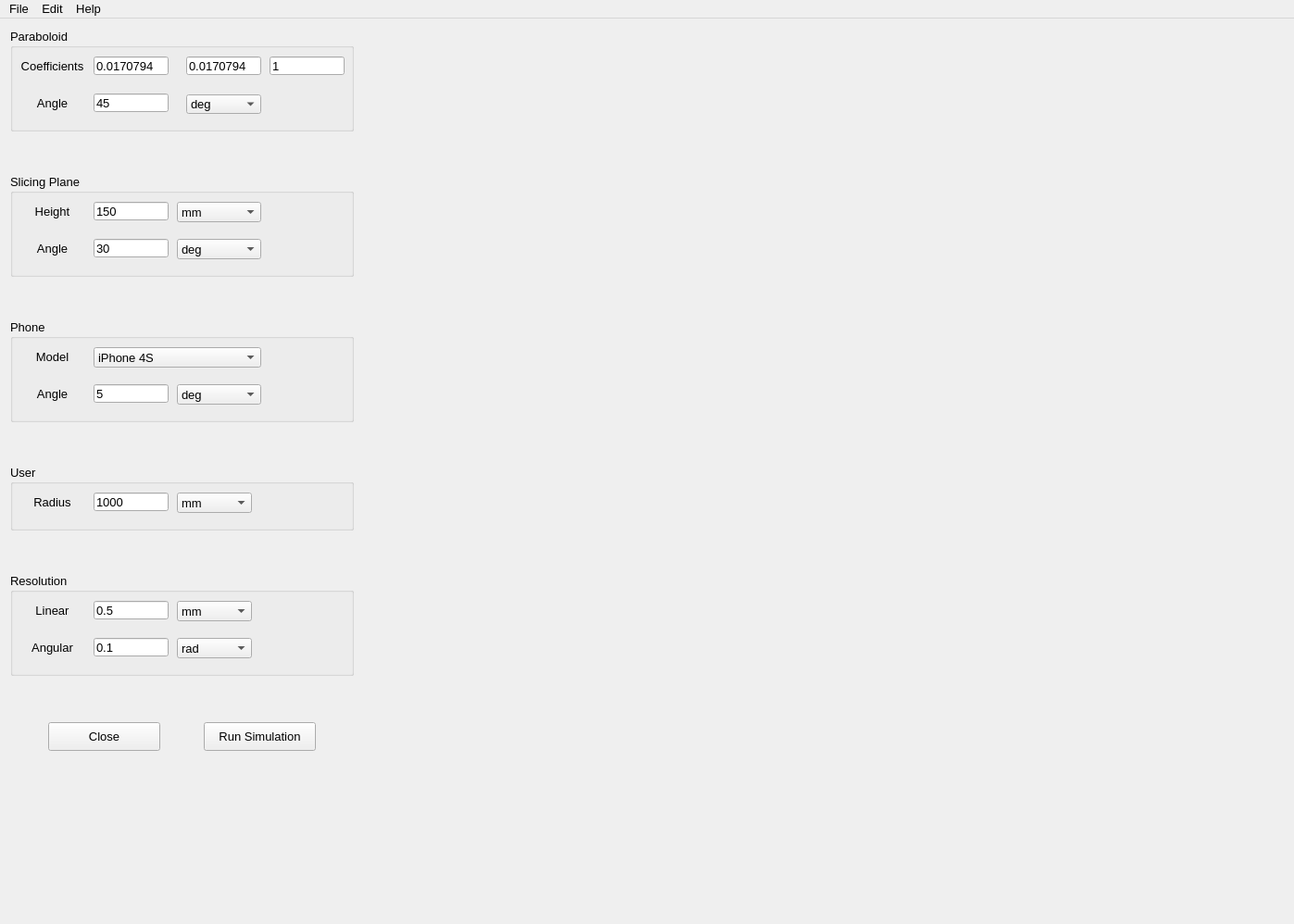
<?xml version="1.0" encoding="UTF-8"?>
<ui version="4.0">
 <class>MainWindow</class>
 <widget class="QMainWindow" name="MainWindow">
  <property name="geometry">
   <rect>
    <x>0</x>
    <y>0</y>
    <width>1397</width>
    <height>998</height>
   </rect>
  </property>
  <property name="minimumSize">
   <size>
    <width>1397</width>
    <height>998</height>
   </size>
  </property>
  <property name="font">
   <font>
    <pointsize>10</pointsize>
   </font>
  </property>
  <property name="windowTitle">
   <string>Amphora Simulation</string>
  </property>
  <widget class="QWidget" name="centralWidget">
   <property name="minimumSize">
    <size>
     <width>1397</width>
     <height>977</height>
    </size>
   </property>
   <layout class="QHBoxLayout" name="horizontalLayout">
    <item>
     <layout class="QVBoxLayout" name="layoutLeftColumn">
      <property name="sizeConstraint">
       <enum>QLayout::SetFixedSize</enum>
      </property>
      <item>
       <layout class="QVBoxLayout" name="layoutVariables">
        <item>
         <widget class="QGroupBox" name="ParaboloidBox">
          <property name="minimumSize">
           <size>
            <width>371</width>
            <height>111</height>
           </size>
          </property>
          <property name="maximumSize">
           <size>
            <width>371</width>
            <height>111</height>
           </size>
          </property>
          <property name="title">
           <string>Paraboloid</string>
          </property>
          <widget class="QLabel" name="labelParaboloidCoefficients">
           <property name="geometry">
            <rect>
             <x>0</x>
             <y>30</y>
             <width>91</width>
             <height>21</height>
            </rect>
           </property>
           <property name="text">
            <string>Coefficients</string>
           </property>
           <property name="alignment">
            <set>Qt::AlignCenter</set>
           </property>
          </widget>
          <widget class="QLineEdit" name="inputParaboloidCoefficientsX">
           <property name="geometry">
            <rect>
             <x>90</x>
             <y>30</y>
             <width>81</width>
             <height>20</height>
            </rect>
           </property>
           <property name="toolTip">
            <string/>
           </property>
           <property name="statusTip">
            <string/>
           </property>
           <property name="whatsThis">
            <string/>
           </property>
           <property name="accessibleDescription">
            <string/>
           </property>
           <property name="inputMethodHints">
            <set>Qt::ImhNone</set>
           </property>
           <property name="text">
            <string>0.0170794</string>
           </property>
          </widget>
          <widget class="QLineEdit" name="inputParaboloidCoefficientsY">
           <property name="geometry">
            <rect>
             <x>190</x>
             <y>30</y>
             <width>81</width>
             <height>20</height>
            </rect>
           </property>
           <property name="text">
            <string>0.0170794</string>
           </property>
          </widget>
          <widget class="QLineEdit" name="inputParaboloidCoefficientsZ">
           <property name="geometry">
            <rect>
             <x>280</x>
             <y>30</y>
             <width>81</width>
             <height>20</height>
            </rect>
           </property>
           <property name="text">
            <string>1</string>
           </property>
          </widget>
          <widget class="QLabel" name="labelParaboloidAngle">
           <property name="geometry">
            <rect>
             <x>0</x>
             <y>70</y>
             <width>91</width>
             <height>21</height>
            </rect>
           </property>
           <property name="text">
            <string>Angle</string>
           </property>
           <property name="alignment">
            <set>Qt::AlignCenter</set>
           </property>
          </widget>
          <widget class="QLineEdit" name="inputParaboloidAngle">
           <property name="geometry">
            <rect>
             <x>90</x>
             <y>70</y>
             <width>81</width>
             <height>20</height>
            </rect>
           </property>
           <property name="text">
            <string>45</string>
           </property>
          </widget>
          <widget class="QComboBox" name="inputParaboloidAngleUnits">
           <property name="geometry">
            <rect>
             <x>190</x>
             <y>71</y>
             <width>81</width>
             <height>21</height>
            </rect>
           </property>
           <item>
            <property name="text">
             <string>deg</string>
            </property>
           </item>
           <item>
            <property name="text">
             <string>rad</string>
            </property>
           </item>
          </widget>
         </widget>
        </item>
        <item>
         <spacer name="verticalSpacer">
          <property name="orientation">
           <enum>Qt::Vertical</enum>
          </property>
          <property name="sizeHint" stdset="0">
           <size>
            <width>20</width>
            <height>40</height>
           </size>
          </property>
         </spacer>
        </item>
        <item>
         <widget class="QGroupBox" name="SlicingPlaneBox">
          <property name="minimumSize">
           <size>
            <width>371</width>
            <height>111</height>
           </size>
          </property>
          <property name="maximumSize">
           <size>
            <width>371</width>
            <height>111</height>
           </size>
          </property>
          <property name="title">
           <string>Slicing Plane</string>
          </property>
          <widget class="QLabel" name="labelSlicingPlaneHeight">
           <property name="geometry">
            <rect>
             <x>0</x>
             <y>30</y>
             <width>91</width>
             <height>21</height>
            </rect>
           </property>
           <property name="text">
            <string>Height</string>
           </property>
           <property name="alignment">
            <set>Qt::AlignCenter</set>
           </property>
          </widget>
          <widget class="QLineEdit" name="inputSlicingPlaneHeight">
           <property name="geometry">
            <rect>
             <x>90</x>
             <y>30</y>
             <width>81</width>
             <height>20</height>
            </rect>
           </property>
           <property name="text">
            <string>150</string>
           </property>
          </widget>
          <widget class="QLabel" name="labelSlicingPlaneAngle">
           <property name="geometry">
            <rect>
             <x>0</x>
             <y>70</y>
             <width>91</width>
             <height>21</height>
            </rect>
           </property>
           <property name="text">
            <string>Angle</string>
           </property>
           <property name="alignment">
            <set>Qt::AlignCenter</set>
           </property>
          </widget>
          <widget class="QLineEdit" name="inputSlicingPlaneAngle">
           <property name="geometry">
            <rect>
             <x>90</x>
             <y>70</y>
             <width>81</width>
             <height>20</height>
            </rect>
           </property>
           <property name="text">
            <string>30</string>
           </property>
          </widget>
          <widget class="QComboBox" name="inputSlicingPlaneAngleUnits">
           <property name="geometry">
            <rect>
             <x>180</x>
             <y>70</y>
             <width>91</width>
             <height>22</height>
            </rect>
           </property>
           <item>
            <property name="text">
             <string>deg</string>
            </property>
           </item>
           <item>
            <property name="text">
             <string>rad</string>
            </property>
           </item>
          </widget>
          <widget class="QComboBox" name="inputSlicingPlaneHeightUnits">
           <property name="geometry">
            <rect>
             <x>180</x>
             <y>30</y>
             <width>91</width>
             <height>22</height>
            </rect>
           </property>
           <item>
            <property name="text">
             <string>mm</string>
            </property>
           </item>
           <item>
            <property name="text">
             <string>cm</string>
            </property>
           </item>
           <item>
            <property name="text">
             <string>m</string>
            </property>
           </item>
           <item>
            <property name="text">
             <string>in</string>
            </property>
           </item>
           <item>
            <property name="text">
             <string>ft</string>
            </property>
           </item>
          </widget>
         </widget>
        </item>
        <item>
         <spacer name="verticalSpacer_2">
          <property name="orientation">
           <enum>Qt::Vertical</enum>
          </property>
          <property name="sizeHint" stdset="0">
           <size>
            <width>20</width>
            <height>40</height>
           </size>
          </property>
         </spacer>
        </item>
        <item>
         <widget class="QGroupBox" name="PhoneBox">
          <property name="minimumSize">
           <size>
            <width>371</width>
            <height>111</height>
           </size>
          </property>
          <property name="maximumSize">
           <size>
            <width>371</width>
            <height>111</height>
           </size>
          </property>
          <property name="title">
           <string>Phone</string>
          </property>
          <widget class="QLabel" name="labelPhoneModel">
           <property name="geometry">
            <rect>
             <x>0</x>
             <y>30</y>
             <width>91</width>
             <height>21</height>
            </rect>
           </property>
           <property name="text">
            <string>Model</string>
           </property>
           <property name="alignment">
            <set>Qt::AlignCenter</set>
           </property>
          </widget>
          <widget class="QLabel" name="labelPhoneAngle">
           <property name="geometry">
            <rect>
             <x>0</x>
             <y>70</y>
             <width>91</width>
             <height>21</height>
            </rect>
           </property>
           <property name="text">
            <string>Angle</string>
           </property>
           <property name="alignment">
            <set>Qt::AlignCenter</set>
           </property>
          </widget>
          <widget class="QLineEdit" name="inputPhoneAngle">
           <property name="geometry">
            <rect>
             <x>90</x>
             <y>70</y>
             <width>81</width>
             <height>20</height>
            </rect>
           </property>
           <property name="text">
            <string>5</string>
           </property>
          </widget>
          <widget class="QComboBox" name="inputPhoneAngleUnits">
           <property name="geometry">
            <rect>
             <x>180</x>
             <y>70</y>
             <width>91</width>
             <height>22</height>
            </rect>
           </property>
           <item>
            <property name="text">
             <string>deg</string>
            </property>
           </item>
           <item>
            <property name="text">
             <string>rad</string>
            </property>
           </item>
          </widget>
          <widget class="QComboBox" name="inputPhoneModel">
           <property name="geometry">
            <rect>
             <x>90</x>
             <y>30</y>
             <width>181</width>
             <height>22</height>
            </rect>
           </property>
           <item>
            <property name="text">
             <string>iPhone 4S</string>
            </property>
           </item>
           <item>
            <property name="text">
             <string>iPhone 5</string>
            </property>
           </item>
          </widget>
          <zorder>labelPhoneModel</zorder>
          <zorder>labelPhoneAngle</zorder>
          <zorder>inputPhoneAngleUnits</zorder>
          <zorder>inputPhoneModel</zorder>
          <zorder>inputPhoneAngle</zorder>
         </widget>
        </item>
        <item>
         <spacer name="verticalSpacer_3">
          <property name="orientation">
           <enum>Qt::Vertical</enum>
          </property>
          <property name="sizeHint" stdset="0">
           <size>
            <width>20</width>
            <height>40</height>
           </size>
          </property>
         </spacer>
        </item>
        <item>
         <widget class="QGroupBox" name="UserBox">
          <property name="minimumSize">
           <size>
            <width>371</width>
            <height>71</height>
           </size>
          </property>
          <property name="maximumSize">
           <size>
            <width>371</width>
            <height>111</height>
           </size>
          </property>
          <property name="title">
           <string>User</string>
          </property>
          <widget class="QLabel" name="labelUserRadius">
           <property name="geometry">
            <rect>
             <x>0</x>
             <y>30</y>
             <width>91</width>
             <height>21</height>
            </rect>
           </property>
           <property name="text">
            <string>Radius</string>
           </property>
           <property name="alignment">
            <set>Qt::AlignCenter</set>
           </property>
          </widget>
          <widget class="QLineEdit" name="inputUserRadius">
           <property name="enabled">
            <bool>true</bool>
           </property>
           <property name="geometry">
            <rect>
             <x>90</x>
             <y>30</y>
             <width>81</width>
             <height>20</height>
            </rect>
           </property>
           <property name="text">
            <string>1000</string>
           </property>
          </widget>
          <widget class="QComboBox" name="inputUserRadiusUnits">
           <property name="geometry">
            <rect>
             <x>180</x>
             <y>30</y>
             <width>81</width>
             <height>22</height>
            </rect>
           </property>
           <item>
            <property name="text">
             <string>mm</string>
            </property>
           </item>
           <item>
            <property name="text">
             <string>cm</string>
            </property>
           </item>
           <item>
            <property name="text">
             <string>m</string>
            </property>
           </item>
           <item>
            <property name="text">
             <string>in</string>
            </property>
           </item>
           <item>
            <property name="text">
             <string>ft</string>
            </property>
           </item>
          </widget>
          <zorder>labelUserRadius</zorder>
          <zorder>inputUserRadiusUnits</zorder>
          <zorder>inputUserRadius</zorder>
         </widget>
        </item>
        <item>
         <spacer name="verticalSpacer_4">
          <property name="orientation">
           <enum>Qt::Vertical</enum>
          </property>
          <property name="sizeHint" stdset="0">
           <size>
            <width>20</width>
            <height>40</height>
           </size>
          </property>
         </spacer>
        </item>
        <item>
         <widget class="QGroupBox" name="ResolutionBox">
          <property name="minimumSize">
           <size>
            <width>371</width>
            <height>111</height>
           </size>
          </property>
          <property name="maximumSize">
           <size>
            <width>371</width>
            <height>111</height>
           </size>
          </property>
          <property name="title">
           <string>Resolution</string>
          </property>
          <widget class="QLabel" name="labelResolutionLinear">
           <property name="geometry">
            <rect>
             <x>0</x>
             <y>30</y>
             <width>91</width>
             <height>21</height>
            </rect>
           </property>
           <property name="text">
            <string>Linear</string>
           </property>
           <property name="alignment">
            <set>Qt::AlignCenter</set>
           </property>
          </widget>
          <widget class="QLineEdit" name="inputResolutionLinear">
           <property name="geometry">
            <rect>
             <x>90</x>
             <y>30</y>
             <width>81</width>
             <height>20</height>
            </rect>
           </property>
           <property name="text">
            <string>0.5</string>
           </property>
          </widget>
          <widget class="QLabel" name="labelResolutionAngular">
           <property name="geometry">
            <rect>
             <x>0</x>
             <y>70</y>
             <width>91</width>
             <height>21</height>
            </rect>
           </property>
           <property name="text">
            <string>Angular</string>
           </property>
           <property name="alignment">
            <set>Qt::AlignCenter</set>
           </property>
          </widget>
          <widget class="QLineEdit" name="inputResolutionAngular">
           <property name="geometry">
            <rect>
             <x>90</x>
             <y>70</y>
             <width>81</width>
             <height>20</height>
            </rect>
           </property>
           <property name="text">
            <string>0.1</string>
           </property>
          </widget>
          <widget class="QComboBox" name="inputResolutionAngularUnits">
           <property name="geometry">
            <rect>
             <x>180</x>
             <y>70</y>
             <width>81</width>
             <height>22</height>
            </rect>
           </property>
           <item>
            <property name="text">
             <string>rad</string>
            </property>
           </item>
           <item>
            <property name="text">
             <string>deg</string>
            </property>
           </item>
          </widget>
          <widget class="QComboBox" name="inputResolutionLinearUnits">
           <property name="geometry">
            <rect>
             <x>180</x>
             <y>30</y>
             <width>81</width>
             <height>22</height>
            </rect>
           </property>
           <item>
            <property name="text">
             <string>mm</string>
            </property>
           </item>
           <item>
            <property name="text">
             <string>cm</string>
            </property>
           </item>
           <item>
            <property name="text">
             <string>m</string>
            </property>
           </item>
           <item>
            <property name="text">
             <string>in</string>
            </property>
           </item>
           <item>
            <property name="text">
             <string>ft</string>
            </property>
           </item>
          </widget>
          <zorder>inputResolutionAngular</zorder>
          <zorder>inputResolutionAngularUnits</zorder>
          <zorder>inputResolutionLinearUnits</zorder>
          <zorder>labelResolutionLinear</zorder>
          <zorder>inputResolutionLinear</zorder>
          <zorder>labelResolutionAngular</zorder>
         </widget>
        </item>
       </layout>
      </item>
      <item>
       <spacer name="verticalSpacer_8">
        <property name="orientation">
         <enum>Qt::Vertical</enum>
        </property>
        <property name="sizeHint" stdset="0">
         <size>
          <width>20</width>
          <height>40</height>
         </size>
        </property>
       </spacer>
      </item>
      <item>
       <layout class="QHBoxLayout" name="layoutButtons">
        <property name="sizeConstraint">
         <enum>QLayout::SetFixedSize</enum>
        </property>
        <item>
         <widget class="QPushButton" name="buttonClose">
          <property name="minimumSize">
           <size>
            <width>121</width>
            <height>31</height>
           </size>
          </property>
          <property name="maximumSize">
           <size>
            <width>121</width>
            <height>31</height>
           </size>
          </property>
          <property name="text">
           <string>Close</string>
          </property>
         </widget>
        </item>
        <item>
         <widget class="QPushButton" name="buttonRunSimulation">
          <property name="minimumSize">
           <size>
            <width>121</width>
            <height>31</height>
           </size>
          </property>
          <property name="maximumSize">
           <size>
            <width>121</width>
            <height>31</height>
           </size>
          </property>
          <property name="text">
           <string>Run Simulation</string>
          </property>
         </widget>
        </item>
       </layout>
      </item>
      <item>
       <spacer name="verticalSpacer_9">
        <property name="orientation">
         <enum>Qt::Vertical</enum>
        </property>
        <property name="sizeHint" stdset="0">
         <size>
          <width>20</width>
          <height>40</height>
         </size>
        </property>
       </spacer>
      </item>
      <item>
       <spacer name="verticalSpacer_7">
        <property name="orientation">
         <enum>Qt::Vertical</enum>
        </property>
        <property name="sizeHint" stdset="0">
         <size>
          <width>20</width>
          <height>40</height>
         </size>
        </property>
       </spacer>
      </item>
      <item>
       <spacer name="verticalSpacer_5">
        <property name="orientation">
         <enum>Qt::Vertical</enum>
        </property>
        <property name="sizeHint" stdset="0">
         <size>
          <width>20</width>
          <height>40</height>
         </size>
        </property>
       </spacer>
      </item>
      <item>
       <spacer name="verticalSpacer_6">
        <property name="orientation">
         <enum>Qt::Vertical</enum>
        </property>
        <property name="sizeHint" stdset="0">
         <size>
          <width>20</width>
          <height>40</height>
         </size>
        </property>
       </spacer>
      </item>
     </layout>
    </item>
    <item>
     <widget class="Simulation" name="simulation" native="true">
      <property name="sizePolicy">
       <sizepolicy hsizetype="MinimumExpanding" vsizetype="MinimumExpanding">
        <horstretch>0</horstretch>
        <verstretch>0</verstretch>
       </sizepolicy>
      </property>
      <property name="minimumSize">
       <size>
        <width>991</width>
        <height>901</height>
       </size>
      </property>
      <property name="sizeIncrement">
       <size>
        <width>1</width>
        <height>1</height>
       </size>
      </property>
      <property name="toolTip">
       <string/>
      </property>
      <property name="statusTip">
       <string/>
      </property>
      <property name="layoutDirection">
       <enum>Qt::LeftToRight</enum>
      </property>
      <property name="inputMethodHints">
       <set>Qt::ImhNone</set>
      </property>
     </widget>
    </item>
   </layout>
  </widget>
  <widget class="QMenuBar" name="menuBar">
   <property name="geometry">
    <rect>
     <x>0</x>
     <y>0</y>
     <width>1397</width>
     <height>21</height>
    </rect>
   </property>
   <widget class="QMenu" name="menuHelp">
    <property name="title">
     <string>Help</string>
    </property>
    <addaction name="actionAbout_Simulation"/>
    <addaction name="actionAbout_Qt"/>
   </widget>
   <widget class="QMenu" name="menuProperties">
    <property name="layoutDirection">
     <enum>Qt::LeftToRight</enum>
    </property>
    <property name="title">
     <string>Edit</string>
    </property>
    <addaction name="actionProperties"/>
   </widget>
   <widget class="QMenu" name="menuFile">
    <property name="title">
     <string>File</string>
    </property>
    <addaction name="actionRun_Simulation"/>
    <addaction name="actionSave_Image_As"/>
    <addaction name="actionClose"/>
   </widget>
   <addaction name="menuFile"/>
   <addaction name="menuProperties"/>
   <addaction name="menuHelp"/>
  </widget>
  <action name="actionProperties">
   <property name="text">
    <string>Properties</string>
   </property>
  </action>
  <action name="actionAbout_Qt">
   <property name="text">
    <string>About Qt...</string>
   </property>
  </action>
  <action name="actionAbout_Simulation">
   <property name="text">
    <string>About Simulation...</string>
   </property>
  </action>
  <action name="actionSave_Image_As">
   <property name="text">
    <string>Save Image As...</string>
   </property>
  </action>
  <action name="actionClose">
   <property name="text">
    <string>Close</string>
   </property>
  </action>
  <action name="actionRun_Simulation">
   <property name="text">
    <string>Run Simulation</string>
   </property>
  </action>
 </widget>
 <layoutdefault spacing="6" margin="11"/>
 <customwidgets>
  <customwidget>
   <class>Simulation</class>
   <extends>QWidget</extends>
   <header>simulation.h</header>
   <container>1</container>
  </customwidget>
 </customwidgets>
 <tabstops>
  <tabstop>inputParaboloidCoefficientsX</tabstop>
  <tabstop>inputParaboloidCoefficientsY</tabstop>
  <tabstop>inputParaboloidCoefficientsZ</tabstop>
  <tabstop>inputParaboloidAngle</tabstop>
  <tabstop>inputParaboloidAngleUnits</tabstop>
  <tabstop>inputSlicingPlaneHeight</tabstop>
  <tabstop>inputSlicingPlaneHeightUnits</tabstop>
  <tabstop>inputSlicingPlaneAngle</tabstop>
  <tabstop>inputSlicingPlaneAngleUnits</tabstop>
  <tabstop>inputPhoneModel</tabstop>
  <tabstop>inputPhoneAngle</tabstop>
  <tabstop>inputPhoneAngleUnits</tabstop>
  <tabstop>inputUserRadius</tabstop>
  <tabstop>inputUserRadiusUnits</tabstop>
  <tabstop>inputResolutionLinear</tabstop>
  <tabstop>inputResolutionLinearUnits</tabstop>
  <tabstop>inputResolutionAngular</tabstop>
  <tabstop>inputResolutionAngularUnits</tabstop>
  <tabstop>buttonRunSimulation</tabstop>
  <tabstop>buttonClose</tabstop>
 </tabstops>
 <resources/>
 <connections>
  <connection>
   <sender>buttonRunSimulation</sender>
   <signal>clicked()</signal>
   <receiver>simulation</receiver>
   <slot>update()</slot>
   <hints>
    <hint type="sourcelabel">
     <x>342</x>
     <y>838</y>
    </hint>
    <hint type="destinationlabel">
     <x>479</x>
     <y>797</y>
    </hint>
   </hints>
  </connection>
  <connection>
   <sender>inputPhoneAngle</sender>
   <signal>returnPressed()</signal>
   <receiver>simulation</receiver>
   <slot>update()</slot>
   <hints>
    <hint type="sourcelabel">
     <x>154</x>
     <y>442</y>
    </hint>
    <hint type="destinationlabel">
     <x>439</x>
     <y>469</y>
    </hint>
   </hints>
  </connection>
  <connection>
   <sender>inputUserRadius</sender>
   <signal>returnPressed()</signal>
   <receiver>simulation</receiver>
   <slot>update()</slot>
   <hints>
    <hint type="sourcelabel">
     <x>171</x>
     <y>575</y>
    </hint>
    <hint type="destinationlabel">
     <x>472</x>
     <y>561</y>
    </hint>
   </hints>
  </connection>
  <connection>
   <sender>inputResolutionLinear</sender>
   <signal>returnPressed()</signal>
   <receiver>simulation</receiver>
   <slot>update()</slot>
   <hints>
    <hint type="sourcelabel">
     <x>177</x>
     <y>699</y>
    </hint>
    <hint type="destinationlabel">
     <x>472</x>
     <y>640</y>
    </hint>
   </hints>
  </connection>
  <connection>
   <sender>inputResolutionAngular</sender>
   <signal>returnPressed()</signal>
   <receiver>simulation</receiver>
   <slot>update()</slot>
   <hints>
    <hint type="sourcelabel">
     <x>172</x>
     <y>739</y>
    </hint>
    <hint type="destinationlabel">
     <x>452</x>
     <y>707</y>
    </hint>
   </hints>
  </connection>
  <connection>
   <sender>inputSlicingPlaneAngle</sender>
   <signal>returnPressed()</signal>
   <receiver>simulation</receiver>
   <slot>update()</slot>
   <hints>
    <hint type="sourcelabel">
     <x>151</x>
     <y>288</y>
    </hint>
    <hint type="destinationlabel">
     <x>450</x>
     <y>322</y>
    </hint>
   </hints>
  </connection>
  <connection>
   <sender>inputSlicingPlaneHeight</sender>
   <signal>returnPressed()</signal>
   <receiver>simulation</receiver>
   <slot>update()</slot>
   <hints>
    <hint type="sourcelabel">
     <x>157</x>
     <y>247</y>
    </hint>
    <hint type="destinationlabel">
     <x>453</x>
     <y>248</y>
    </hint>
   </hints>
  </connection>
  <connection>
   <sender>inputParaboloidAngle</sender>
   <signal>returnPressed()</signal>
   <receiver>simulation</receiver>
   <slot>update()</slot>
   <hints>
    <hint type="sourcelabel">
     <x>178</x>
     <y>124</y>
    </hint>
    <hint type="destinationlabel">
     <x>452</x>
     <y>177</y>
    </hint>
   </hints>
  </connection>
  <connection>
   <sender>inputParaboloidCoefficientsX</sender>
   <signal>returnPressed()</signal>
   <receiver>simulation</receiver>
   <slot>update()</slot>
   <hints>
    <hint type="sourcelabel">
     <x>184</x>
     <y>84</y>
    </hint>
    <hint type="destinationlabel">
     <x>467</x>
     <y>110</y>
    </hint>
   </hints>
  </connection>
  <connection>
   <sender>inputParaboloidCoefficientsY</sender>
   <signal>returnPressed()</signal>
   <receiver>simulation</receiver>
   <slot>update()</slot>
   <hints>
    <hint type="sourcelabel">
     <x>270</x>
     <y>84</y>
    </hint>
    <hint type="destinationlabel">
     <x>467</x>
     <y>116</y>
    </hint>
   </hints>
  </connection>
  <connection>
   <sender>inputParaboloidCoefficientsZ</sender>
   <signal>returnPressed()</signal>
   <receiver>simulation</receiver>
   <slot>update()</slot>
   <hints>
    <hint type="sourcelabel">
     <x>360</x>
     <y>84</y>
    </hint>
    <hint type="destinationlabel">
     <x>422</x>
     <y>60</y>
    </hint>
   </hints>
  </connection>
  <connection>
   <sender>buttonRunSimulation</sender>
   <signal>pressed()</signal>
   <receiver>simulation</receiver>
   <slot>update()</slot>
   <hints>
    <hint type="sourcelabel">
     <x>342</x>
     <y>838</y>
    </hint>
    <hint type="destinationlabel">
     <x>462</x>
     <y>869</y>
    </hint>
   </hints>
  </connection>
 </connections>
</ui>
